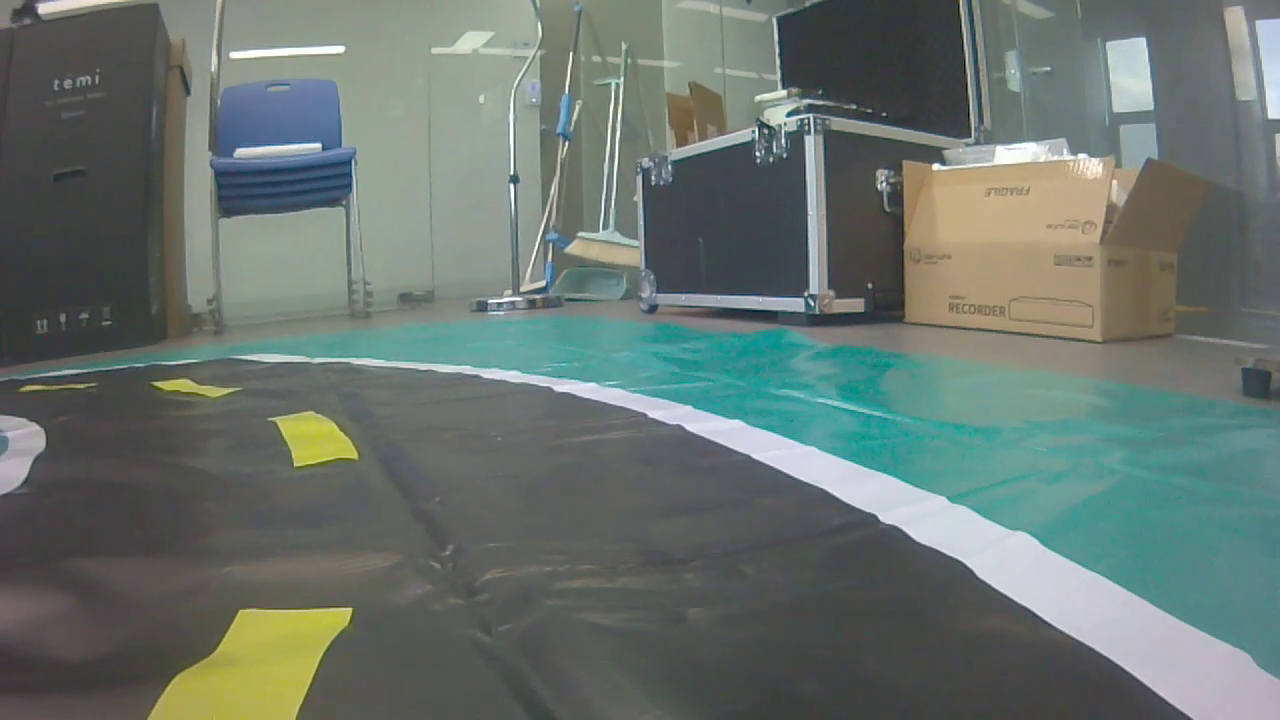
#> input picture frame 18 of ObjectDetection/CJtest/Videos/curve.mp4, 1280 x 720 px, given in place of Seoul.mp4, which was not available
$ python median_laplacian.py
#> lines starting #> are read from the running program, lines starting #| are printed output that depends on the picture; after the words box and inside, x2 and y2 are one past the last pixel; in counts of white or black regions, pixels touching at a corner belong together; pictures that were not available may be replaced by others from this repository, and a replacement may not be noted
import cv2 as cv
import numpy as np
import random
import math

#development environment
# OS:Windows 10
# Language: python 3.9.1
# Lib: opencv 4.5.3
#      numpy 1.19.3
#study by following the video url=https://www.youtube.com/watch?v=eLTLtUVuuy4
#study by following the document url=https://docs.opencv.org/3.4.1/d6/d00/tutorial_py_root.html
#study by following the website url=https://www.programmersought.com/article/87395044475/
#study by following the website url=https://learnopencv.com/edge-detection-using-opencv/

def region_of_interest(image):
    height = image.shape[0]
    width = image.shape[1]
    #임시로 roi 설정
    polygons = np.array([[[width/7, height], [width*6/7, height], [width*5/7, height*2/3], [width*2/7, height*2/3]]], dtype=np.int32)
    mask = np.zeros_like(image)
    cv.fillPoly(mask, polygons, 255)
    masked_image = cv.bitwise_and(image, mask)
    return masked_image

def display_lines(image, lines):
    line_image = np.zeros_like(image)
    if lines is not None:
        for line in lines:
            x1, y1, x2, y2 = line.reshape(4)
            cv.line(line_image, (x1, y1), (x2, y2), (255,0,0), 10)
    return line_image

fname = 'E:\\python_coding\\2021_summer_intern\\ObjectDetection\\CJtest\\Videos\\Seoul.mp4'
capture = cv.VideoCapture(fname)

#video should manage with frame-by-frame method
while True:
    isTrue, frame = capture.read()
#> frame is the input picture: shape (720, 1280, 3); mean B, G, R 110.5, 116.3, 105.2
    #image preprocessing : grayscale(for faster calculation), gaussian blur(for reducing noise)
    gray = cv.cvtColor(frame, cv.COLOR_BGR2GRAY)
    blur = cv.medianBlur(gray,3)
    #edge detection: lapalcian
    lap = cv.Laplacian(blur, cv.CV_64F)
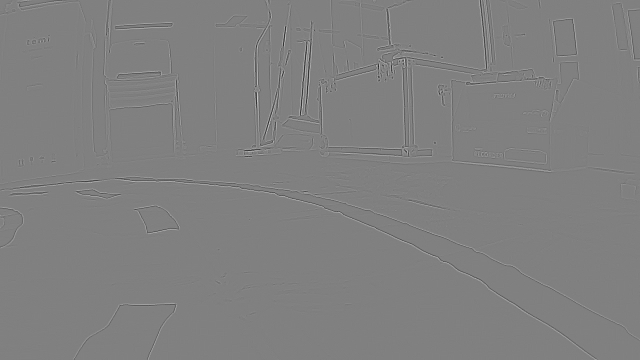
#> lap: shape (720, 1280) float64 (shown at 1/2 size); min -158, max 156, mean 0; drawn with min black and max white
    lap = np.uint8(np.absolute(lap))


    #line detection
    #Method 1: Hough transform
    lane_image = np.copy(frame)
    cropped_image = region_of_interest(lap)
#> in region_of_interest, `cv.fillPoly(mask, polygons, 255)`:
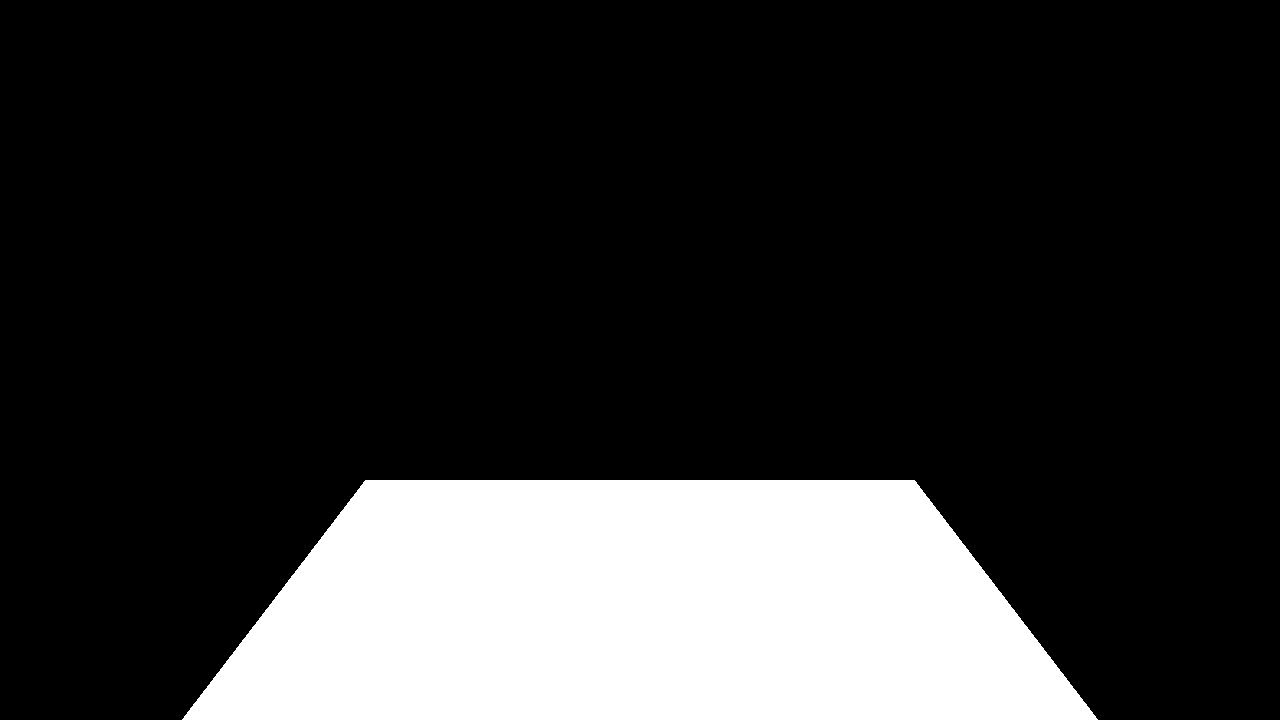
#> mask: shape (720, 1280); 19.1% white; 1 white region, box (x1, y1, x2, y2) and area: (182, 480, 1098, 720) 175920
    lines = cv.HoughLinesP(cropped_image, 2, np.pi / 180, 100, np.array([]), 150, 10)
#> lines = 146 rows, first 6: [266, 609, 792, 609], [495, 687, 710, 687], [384, 589, 880, 589], [639, 640, 1037, 640], [511, 612, 792, 612], [194, 703, 359, 703]
    # averaged_lines = average_slope_intercept(lane_image, lines)
    line_image = display_lines(lane_image, lines)
#> the loop in display_lines, `for line in lines:` made 146 passes
#> after the loop in display_lines, `for line in lines:`:
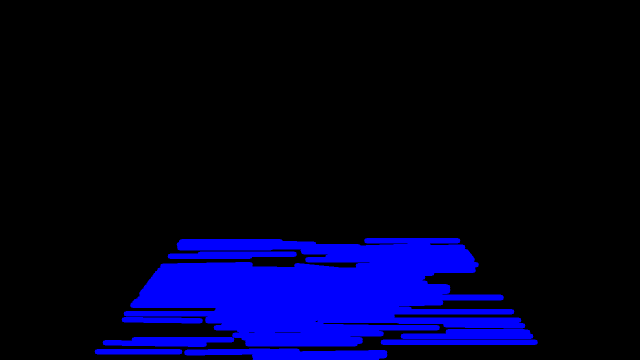
#> line_image: shape (720, 1280, 3) (shown at 1/2 size); mean of channels 0, 1, 2 37.2, 0, 0; drawn as B, G, R
    result = cv.addWeighted(lane_image, 0.7, line_image, 1, 1)
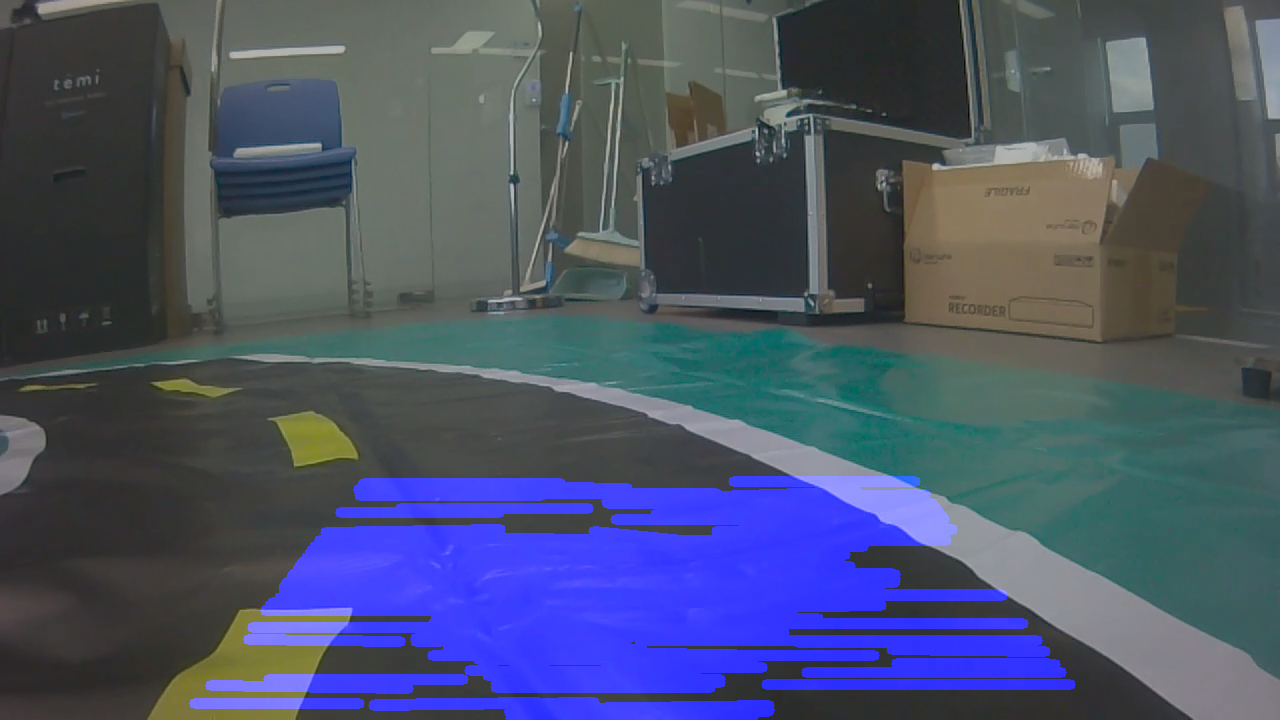
#> result: shape (720, 1280, 3); mean B, G, R 106.3, 82.4, 74.6

    cv.imshow('result', result)

    #Method 2: RANSAC algorithm

    #stop trigger
    if cv.waitKey(20)&0xFF==ord('d'):
#> (key Esc is pressed here)
        break

capture.release()
cv.destroyAllWindows()

$ run again, starting later in the video
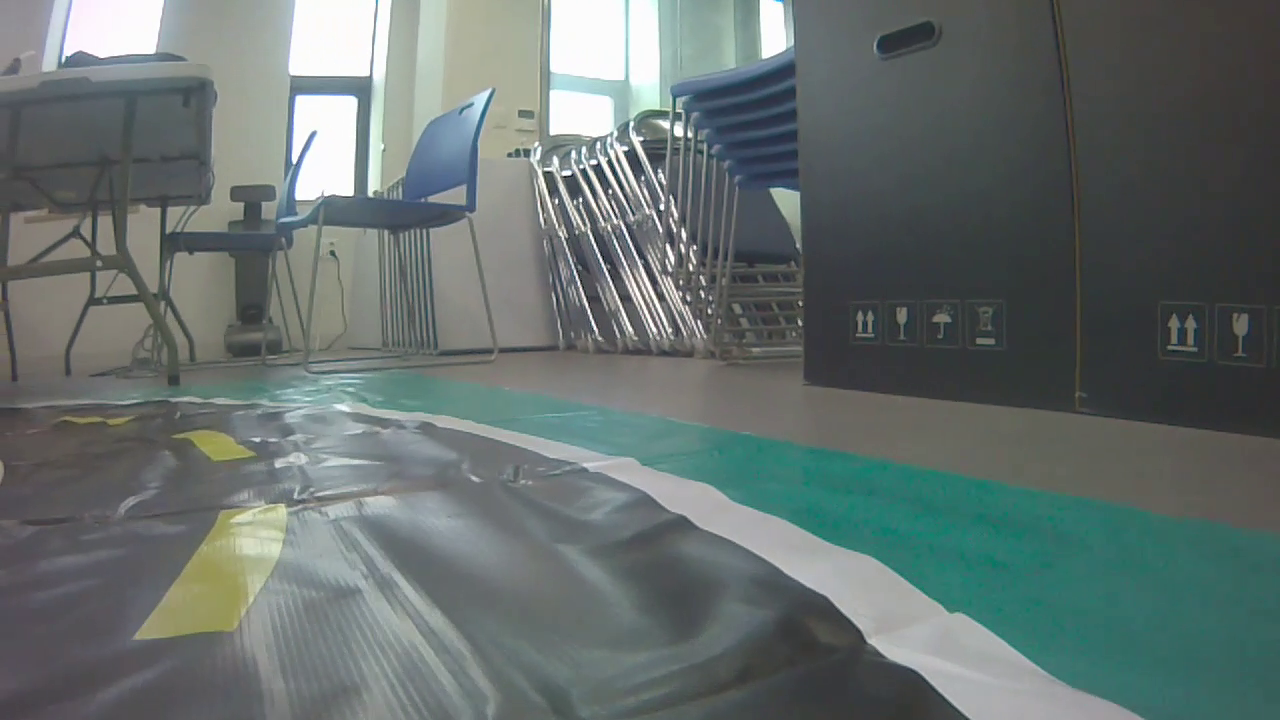
#> input picture frame 81 of ObjectDetection/CJtest/Videos/curve.mp4, 1280 x 720 px, given in place of Seoul.mp4, which was not available
#> frame is the input picture: shape (720, 1280, 3); mean B, G, R 110.2, 112.2, 101.9
#> mask: shape (720, 1280); 19.1% white; 1 white region, box (x1, y1, x2, y2) and area: (182, 480, 1098, 720) 175920
#> in region_of_interest, `masked_image = cv.bitwise_and(image, mask)`:
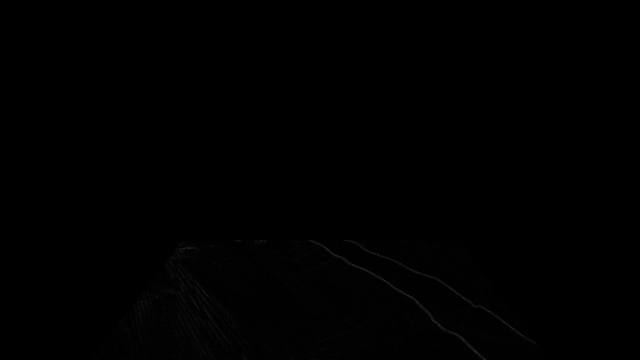
#> masked_image: shape (720, 1280) (shown at 1/2 size); min 0, max 90, mean 0.4
#> lines = 258 rows, first 6: [220, 669, 755, 669], [873, 671, 1060, 671], [466, 592, 1000, 592], [607, 635, 961, 635], [248, 633, 528, 633], [228, 660, 598, 660]
#> the loop in display_lines, `for line in lines:` made 258 passes
#> `result = cv.addWeighted(lane_image, 0.7, line_image, 1, 1)`:
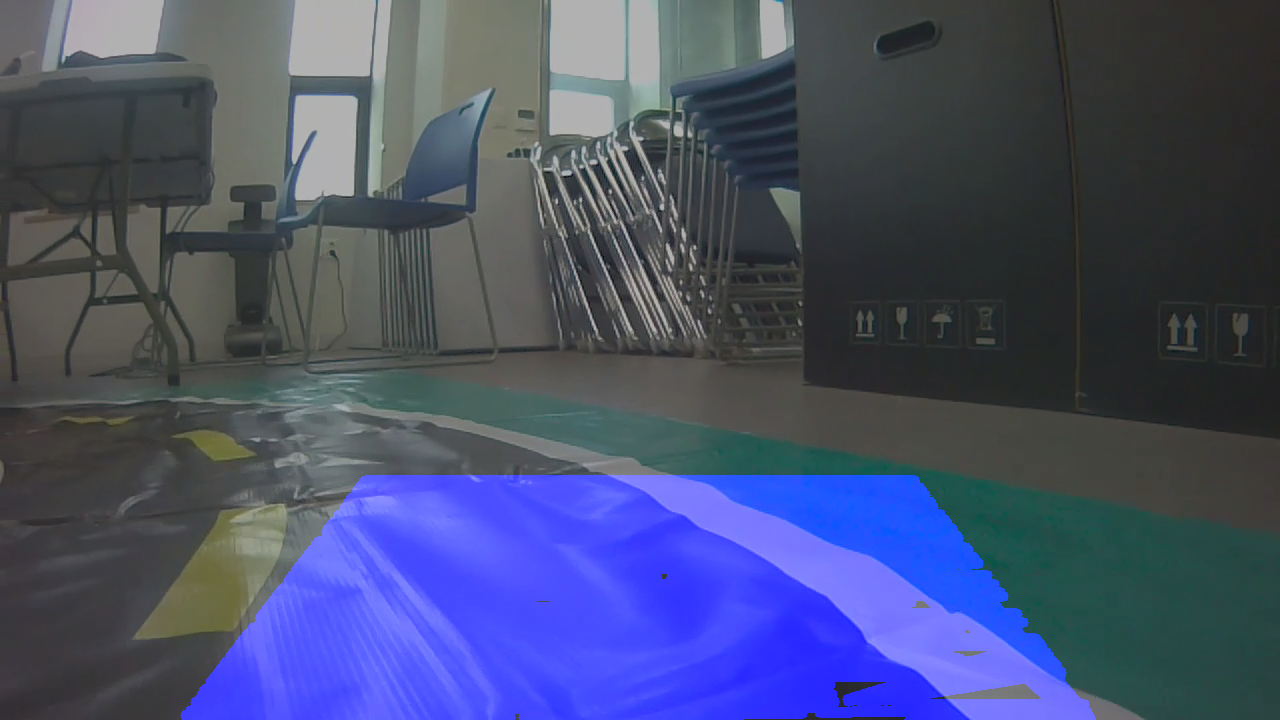
#> result: shape (720, 1280, 3); mean B, G, R 111, 79.6, 72.3

$ run again, starting later in the video
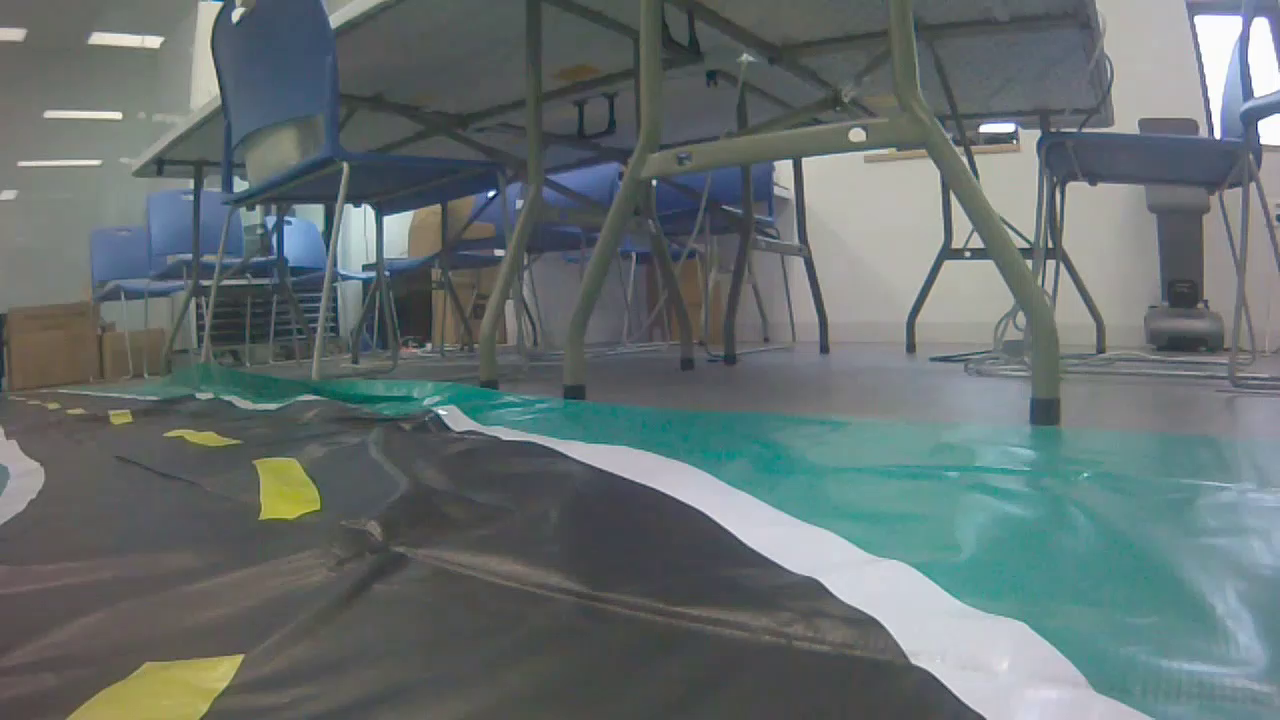
#> input picture frame 144 of ObjectDetection/CJtest/Videos/curve.mp4, 1280 x 720 px, given in place of Seoul.mp4, which was not available
#> frame is the input picture: shape (720, 1280, 3); mean B, G, R 112.2, 111.9, 101.8
#> `lap = np.uint8(np.absolute(lap))`:
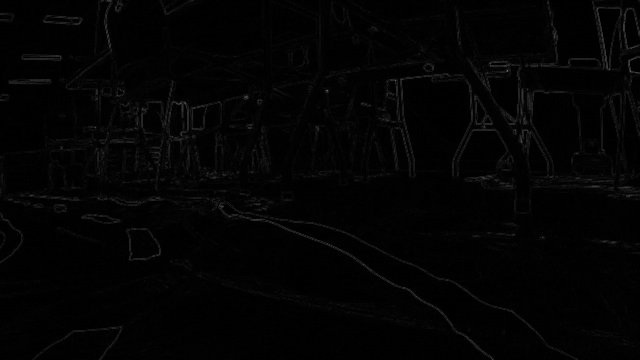
#> lap: shape (720, 1280) (shown at 1/2 size); min 0, max 161, mean 3.2
#> mask: shape (720, 1280); 19.1% white; 1 white region, box (x1, y1, x2, y2) and area: (182, 480, 1098, 720) 175920
#> lines = 194 rows, first 6: [199, 697, 552, 697], [925, 713, 1091, 713], [464, 616, 883, 616], [464, 656, 1049, 656], [292, 575, 588, 575], [579, 703, 1026, 703]
#> the loop in display_lines, `for line in lines:` made 194 passes
#> `result = cv.addWeighted(lane_image, 0.7, line_image, 1, 1)`:
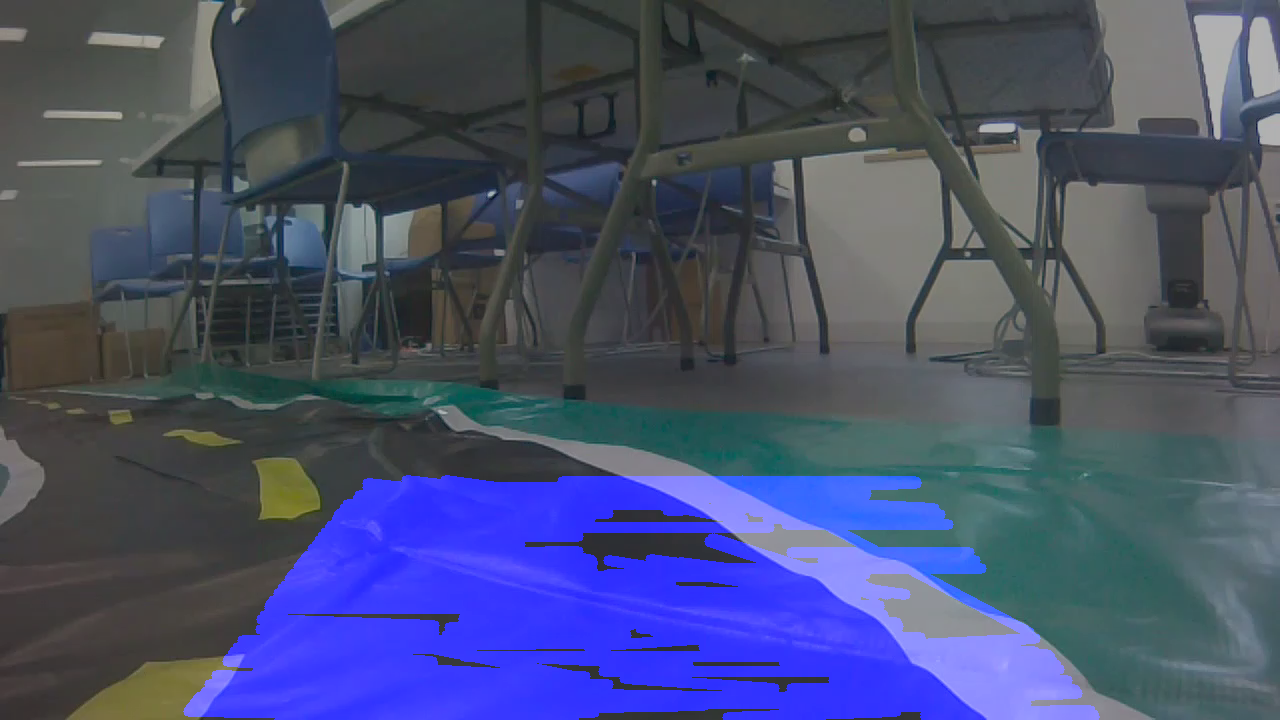
#> result: shape (720, 1280, 3); mean B, G, R 110.8, 79.3, 72.3
